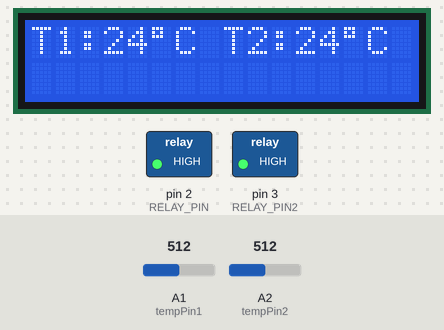
The sketch below on a simulated Arduino Uno, built with avr-gcc and run on an emulated ATmega328P. Parts: 16×2 character LCD, switched loads named in the sketch (green lamp = pin HIGH). Inputs (shaded band) come from the test bench; at power-on: A1 (tempPin1) = 512, A2 (tempPin2) = 512.

Above: at 1.2 s.
1.3 s: A1 (tempPin1) set to 356
At 2.4 s:
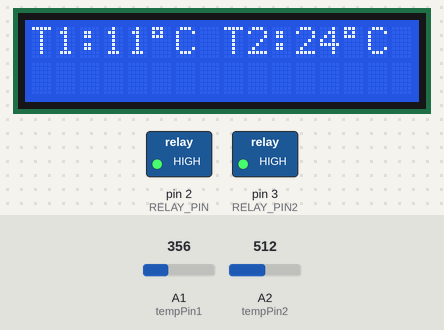
2.8 s: A1 (tempPin1) set to 330
At 3.8 s:
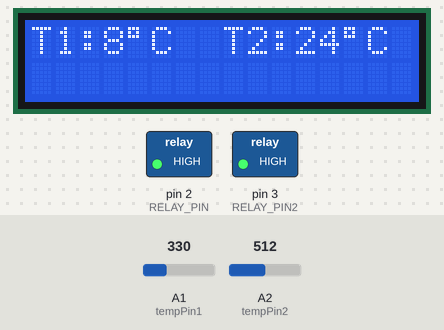
4.4 s: A2 (tempPin2) set to 702
At 4.8 s:
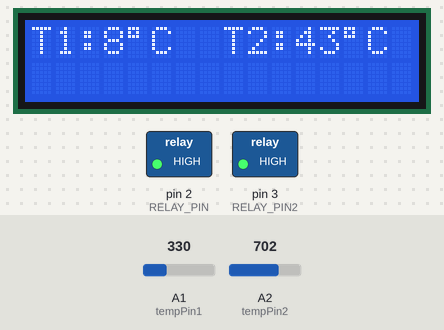
5.9 s: A2 (tempPin2) set to 719
At 7.0 s:
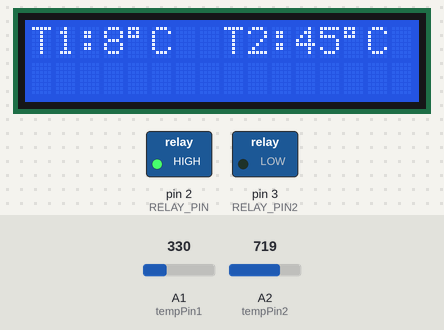
8.9 s: A1 (tempPin1) set to 0
At 10.3 s:
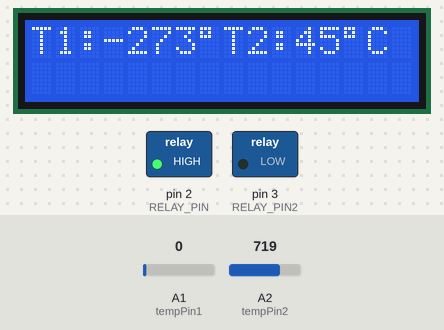
11.9 s: A1 (tempPin1) set to 695
At 12.9 s:
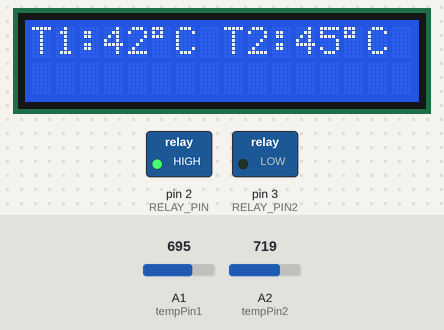
13.5 s: A1 (tempPin1) set to 730
Timing chart, 0 to 16.0 s (numbered marks = the images above; inputs shaded):
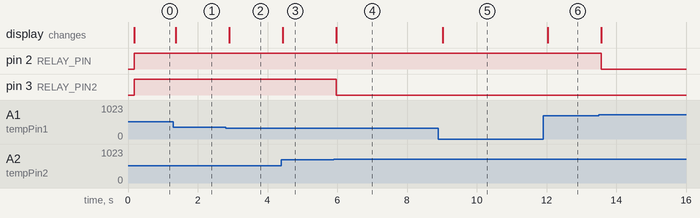

The sketch:

multiplexer_thermals.ino
```cpp
//Temperature and humidity monitor and controller
//Designed and programmed by: Dr. Tirtha Das Banerjee, Senior Research Fellow, Department of Biological Sciences, National University of Singapore
//Date first written: 6th Oct 2023
//Date last modified: 10th June 2024

//Attach DHT library
//#include <DHT.h>
//Attach LiquidCrystal_I2C
#include <LiquidCrystal_I2C.h>
LiquidCrystal_I2C lcd(0x27, 16, 2);  // I2C display

//clock module
//#include <wire.h>
//#include <DS1307.h>
//DS1307 rtc(A4, A5);


#define RELAY_PIN 2        // pin connected to relay heater
#define RELAY_PIN2 3


int tempPin1 = A1;  //heater1          //pin connected to thermistor
int tempPin2 = A2;  //heater 2

//int tempPin3 = A3;  //plate


void setup()
{
  Serial.begin(9600); // initialize serial

  pinMode(RELAY_PIN, OUTPUT); // initialize relay pin as an output
  pinMode(RELAY_PIN2, OUTPUT);

  lcd.init();      // initialize the lcd
  lcd.backlight(); // open the backlight

  // Initialize the rtc object
  //rtc.begin();

  // Set the clock to run-mode
  //rtc.halt(false);


   //rtc.setDOW(SUNDAY);        // Set Day-of-Week to Friday
  //rtc.setTime(22, 25, 0);    // Set the time to 11:30:00 (24hr format)
    //rtc.setDate(9, 02, 2025);

    // Set SQW/Out rate to 1Hz, and enable SQW
  //rtc.setSQWRate(SQW_RATE_1);
  //rtc.enableSQW(true);


}

void loop()
{
  //wait a second between measurements.
  delay(100);

  int tempReading = analogRead(tempPin1);

  double tempK = log(10000.0 * ((1024.0 / tempReading - 1)));
  tempK = 1 / (0.001129148 + (0.000234125 + (0.0000000876741 * tempK * tempK )) * tempK );       //  Temp Kelvin
  int tempC = tempK - 273.15;            // Convert Kelvin to Celcius
  float tempF = (tempC * 9.0)/ 5.0 + 32.0; // Convert Celcius to Fahrenheit

  int tempReading2 = analogRead(tempPin2);

  double tempK2 = log(10000.0 * ((1024.0 / tempReading2 - 1)));
  tempK2 = 1 / (0.001129148 + (0.000234125 + (0.0000000876741 * tempK2 * tempK2 )) * tempK2 );       //  Temp Kelvin
  int tempC2 = tempK2 - 273.15;            // Convert Kelvin to Celcius
  float tempF2 = (tempC2 * 9.0)/ 5.0 + 32.0; // Convert Celcius to Fahrenheit

/*
  int tempReading3 = analogRead(tempPin3);

  double tempK3 = log(10000.0 * ((1024.0 / tempReading3 - 1)));
  tempK3 = 1 / (0.001129148 + (0.000234125 + (0.0000000876741 * tempK3 * tempK3 )) * tempK3 );       //  Temp Kelvin
  int tempC3 = tempK3 - 273.15;            // Convert Kelvin to Celcius
  float tempF3 = (tempC3 * 9.0)/ 5.0 + 32.0; // Convert Celcius to Fahrenheit
*/

    lcd.clear();
  // check if any reads failed
  if (isnan(tempC)) {
    lcd.setCursor(0, 0);
    lcd.print("Failed");
  }
  else {
    lcd.setCursor(0, 0);
    lcd.print("T1:");
    lcd.print(tempC);
    lcd.print((char)223);
    lcd.print("C");

    lcd.setCursor(8, 0);
    lcd.print("T2:");
    lcd.print(tempC2);
    lcd.print((char)223);
    lcd.print("C");
/*
    lcd.setCursor(0, 1);
    lcd.print("Plate Temp:");
    lcd.print(tempC3);
    lcd.print((char)223);
    lcd.print("C");
*/
  }

//Logiv for Heater 1
    if (tempC < 45) {
  digitalWrite(RELAY_PIN, HIGH); // Heat up
} else {
  digitalWrite(RELAY_PIN, LOW);  // Goal reached
}

// Logic for Heater 2
if (tempC2 < 45) {
  digitalWrite(RELAY_PIN2, HIGH); // Heat up
} else {
  digitalWrite(RELAY_PIN2, LOW);  // Goal reached
}


}
```

Measured:
- the behaviour switches between 712 and 713 on A2 (tempPin2) (found by bisection; images 3 and 4)
- after the input at 1.3 s, the display: changes after 0.07 s (image 1)
- after the input at 2.8 s, the display: changes after 0.11 s (image 2)
- after the input at 4.4 s, the display: changes at once (image 3)
- after the input at 5.9 s, pin 3 (RELAY_PIN2): HIGH → LOW after 0.07 s; the display: changes after 0.07 s (image 4)
- after the input at 8.9 s, the display: changes after 0.13 s (image 5)
- after the input at 11.9 s, the display: changes after 0.13 s (image 6)
- after the input at 13.5 s, pin 2 (RELAY_PIN): HIGH → LOW after 0.08 s
